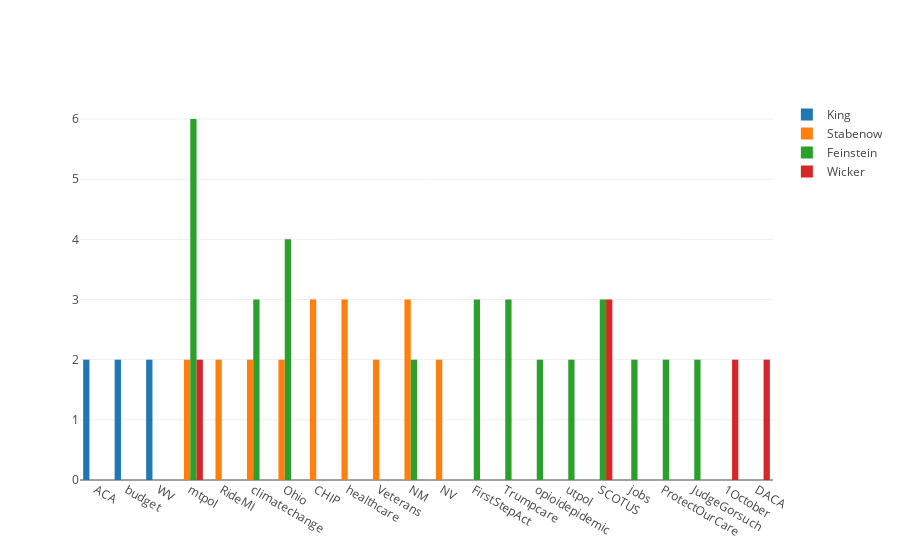
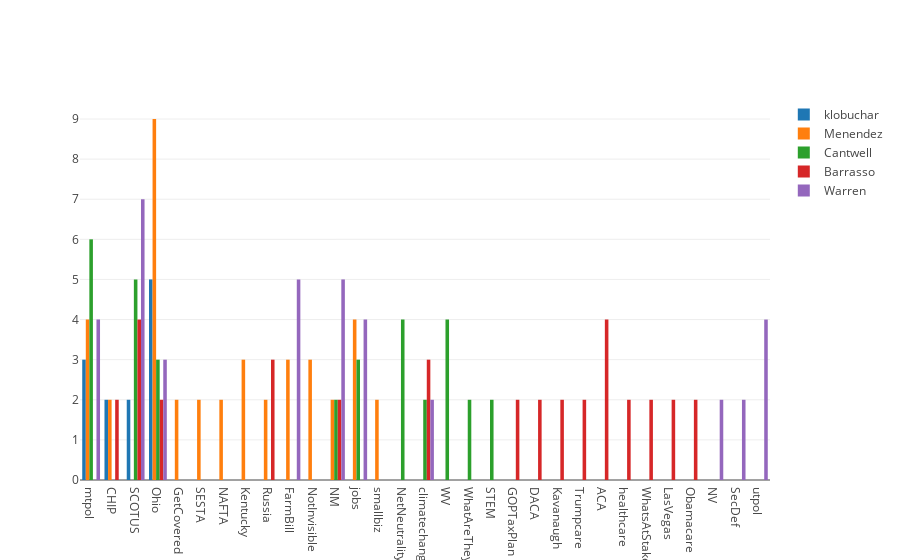
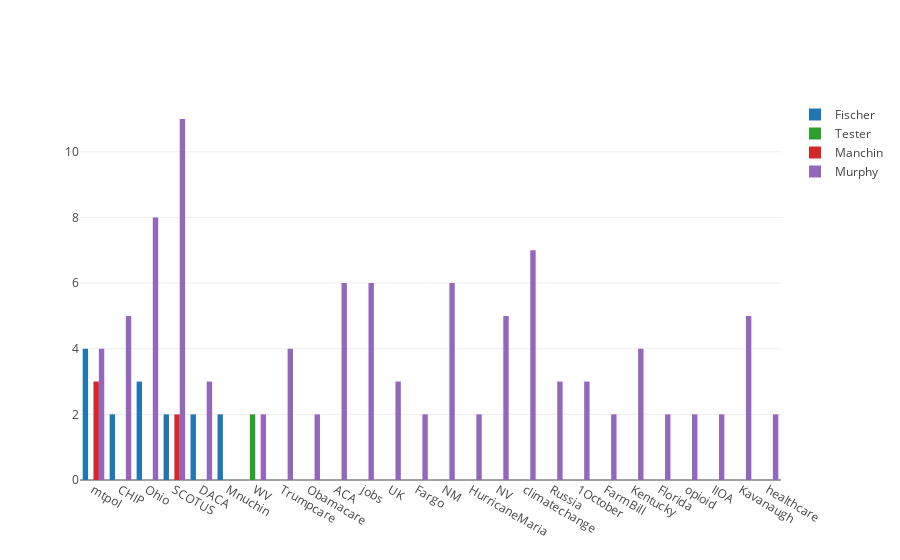
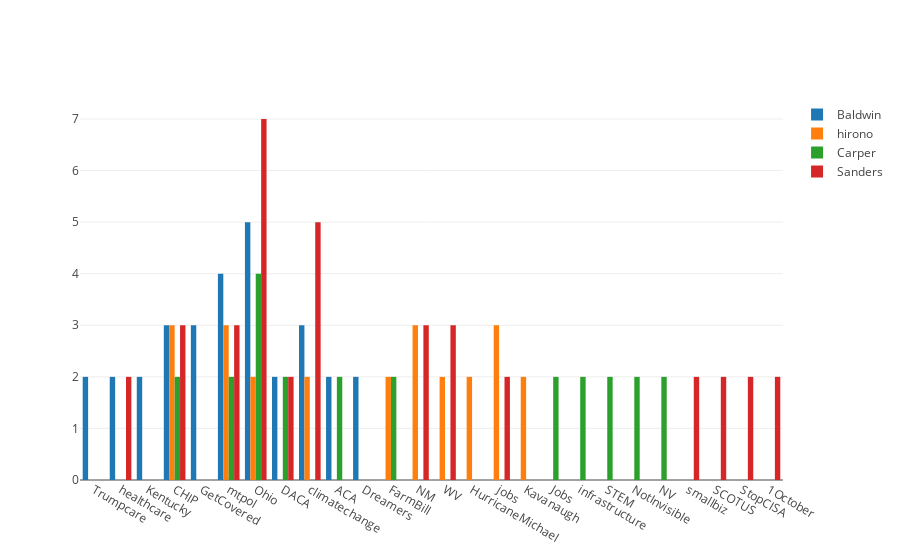

These figures' notebook cell, in order:
### Code cell
# Plot distribution of top 5 hashtags for each senator

def count_all_hashtags(tags):
    tags_by_count = collections.defaultdict(int)
    for date, tags in tags.items():
        for t in tags:
            for t_ in t:
                tags_by_count[t_] += 1
                
    return tags_by_count

data = []
i = 1
for sen, tags in tags_by_name.items():
    num_tags_by_name = count_all_hashtags(tags)
    
    num_tags_by_name = {k:v for (k,v) in num_tags_by_name.items() if v > 1}
    
    data.append(
            go.Bar(
                x = list(num_tags_by_name.keys()),
                y = list(num_tags_by_name.values()),
                name = sen
            )
    )
    if i > 3:
        py.iplot(data, filename='hashtags_by_senator')
        data.clear()
        i = 0
    else:
        i += 1

### Figure 1 — Plotly figure (JSON) as saved in the notebook; plotly's stock layout.template omitted (floating-point values rounded to 4 significant figures)
{"data": [{"name": "King", "type": "bar", "uid": "0a30cc10-694a-4a46-bd7b-59482d4bde69", "x": ["ACA", "budget", "WV"], "y": [2, 2, 2]}, {"name": "Stabenow", "type": "bar", "uid": "0afa7e8e-a818-44f0-b73e-7362b24c1003", "x": ["mtpol", "RideMI", "climatechange", "Ohio", "CHIP", "healthcare", "Veterans", "NM", "NV"], "y": [2, 2, 2, 2, 3, 3, 2, 3, 2]}, {"name": "Feinstein", "type": "bar", "uid": "aaef8383-5060-43ef-bf9b-e5b935029035", "x": ["mtpol", "FirstStepAct", "Ohio", "Trumpcare", "climatechange", "opioidepidemic", "utpol", "SCOTUS", "jobs", "NM", "ProtectOurCare", "JudgeGorsuch"], "y": [6, 3, 4, 3, 3, 2, 2, 3, 2, 2, 2, 2]}, {"name": "Wicker", "type": "bar", "uid": "48dc5915-5c88-4e86-9d97-3de3b83923d5", "x": ["1October", "SCOTUS", "DACA", "mtpol"], "y": [2, 3, 2, 2]}], "layout": {}}

### Figure 2 — Plotly figure (JSON) as saved in the notebook; plotly's stock layout.template omitted (floating-point values rounded to 4 significant figures)
{"data": [{"name": "klobuchar", "type": "bar", "uid": "ca1c4ec7-16d2-4f6a-92bc-693a8d04da9d", "x": ["mtpol", "CHIP", "SCOTUS", "Ohio"], "y": [3, 2, 2, 5]}, {"name": "Menendez", "type": "bar", "uid": "399381be-f7b0-4dc6-95a1-7d485aab6476", "x": ["mtpol", "Ohio", "CHIP", "GetCovered", "SESTA", "NAFTA", "Kentucky", "Russia", "FarmBill", "NotInvisible", "NM", "jobs", "smallbiz"], "y": [4, 9, 2, 2, 2, 2, 3, 2, 3, 3, 2, 4, 2]}, {"name": "Cantwell", "type": "bar", "uid": "933f418b-81ec-413d-8c77-8b42210adede", "x": ["NetNeutrality", "mtpol", "SCOTUS", "NM", "climatechange", "WV", "WhatAreTheyHiding", "Ohio", "STEM", "jobs"], "y": [4, 6, 5, 2, 2, 4, 2, 3, 2, 3]}, {"name": "Barrasso", "type": "bar", "uid": "cb1e5a85-d958-49b3-966a-b50126380ef6", "x": ["SCOTUS", "Russia", "GOPTaxPlan", "DACA", "Kavanaugh", "Ohio", "CHIP", "climatechange", "NM", "Trumpcare", "ACA", "healthcare", "WhatsAtStake", "LasVegas", "Obamacare"], "y": [4, 3, 2, 2, 2, 2, 2, 3, 2, 2, 4, 2, 2, 2, 2]}, {"name": "Warren", "type": "bar", "uid": "f507d077-5fc2-4272-a0d6-fb3f504d686a", "x": ["FarmBill", "mtpol", "Ohio", "NM", "SCOTUS", "NV", "jobs", "SecDef", "climatechange", "utpol"], "y": [5, 4, 3, 5, 7, 2, 4, 2, 2, 4]}], "layout": {}}

### Figure 3 — Plotly figure (JSON) as saved in the notebook; plotly's stock layout.template omitted (floating-point values rounded to 4 significant figures)
{"data": [{"name": "Fischer", "type": "bar", "uid": "ec9878ea-802d-4174-9cc7-6adc122927bb", "x": ["mtpol", "CHIP", "Ohio", "SCOTUS", "DACA", "Mnuchin"], "y": [4, 2, 3, 2, 2, 2]}, {"name": "Gillibrand", "type": "bar", "uid": "9d5dfc91-6116-491c-afc0-060e423b55f4", "x": [], "y": []}, {"name": "Tester", "type": "bar", "uid": "c7ae545b-c348-4f95-8ee1-08586eac73bb", "x": ["WV"], "y": [2]}, {"name": "Manchin", "type": "bar", "uid": "d2d2d7ef-53c4-4fe6-a349-7448be0a9261", "x": ["mtpol", "SCOTUS"], "y": [3, 2]}, {"name": "Murphy", "type": "bar", "uid": "63e66c58-d0f6-4ba2-b67b-c6d780096a53", "x": ["Trumpcare", "mtpol", "SCOTUS", "Obamacare", "ACA", "jobs", "CHIP", "UK", "DACA", "Fargo", "NM", "HurricaneMaria", "NV", "WV", "climatechange", "Ohio", "Russia", "1October", "FarmBill", "Kentucky", "Florida", "opioid", "IIOA", "Kavanaugh", "healthcare"], "y": [4, 4, 11, 2, 6, 6, 5, 3, 3, 2, 6, 2, 5, 2, 7, 8, 3, 3, 2, 4, 2, 2, 2, 5, 2]}], "layout": {}}

### Figure 4 — Plotly figure (JSON) as saved in the notebook; plotly's stock layout.template omitted (floating-point values rounded to 4 significant figures)
{"data": [{"name": "Baldwin", "type": "bar", "uid": "ff4575d1-7def-47bc-ad69-24042300b302", "x": ["Trumpcare", "healthcare", "Kentucky", "CHIP", "GetCovered", "mtpol", "Ohio", "DACA", "climatechange", "ACA", "Dreamers"], "y": [2, 2, 2, 3, 3, 4, 5, 2, 3, 2, 2]}, {"name": "hirono", "type": "bar", "uid": "2e92b2c4-28f2-4486-967f-1734d2954322", "x": ["mtpol", "FarmBill", "NM", "climatechange", "Ohio", "WV", "CHIP", "HurricaneMichael", "jobs", "Kavanaugh"], "y": [3, 2, 3, 2, 2, 2, 3, 2, 3, 2]}, {"name": "Carper", "type": "bar", "uid": "82a5692b-2137-47c3-812e-2fcfda356716", "x": ["Ohio", "Jobs", "infrastructure", "STEM", "ACA", "DACA", "FarmBill", "mtpol", "NotInvisible", "NV", "CHIP"], "y": [4, 2, 2, 2, 2, 2, 2, 2, 2, 2, 2]}, {"name": "Sanders", "type": "bar", "uid": "2337f871-27bc-469e-b8b3-4008a6c80d44", "x": ["NM", "CHIP", "climatechange", "healthcare", "mtpol", "smallbiz", "Ohio", "SCOTUS", "DACA", "StopCISA", "WV", "1October", "jobs"], "y": [3, 3, 5, 2, 3, 2, 7, 2, 2, 2, 3, 2, 2]}, {"name": "kaine", "type": "bar", "uid": "124e0e2f-0626-440e-965f-b01d5b8200f6", "x": [], "y": []}], "layout": {}}
